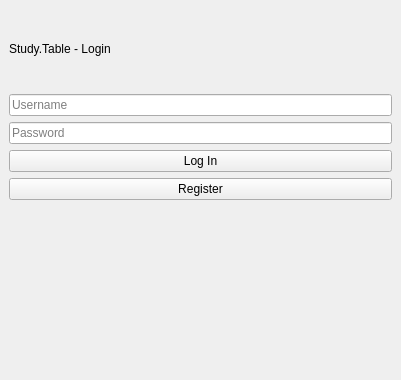
<?xml version="1.0" encoding="UTF-8"?>
<ui version="4.0">
 <class>LoginWindow</class>
 <widget class="QMainWindow" name="LoginWindow">
  <property name="geometry">
   <rect>
    <x>0</x>
    <y>0</y>
    <width>401</width>
    <height>380</height>
   </rect>
  </property>
  <property name="windowTitle">
   <string>Study.Table - Login</string>
  </property>
  <widget class="QWidget" name="centralwidget">
   <layout class="QVBoxLayout" name="verticalLayout">
    <item>
     <widget class="QLabel" name="titleLabel">
      <property name="text">
       <string>Study.Table - Login</string>
      </property>
     </widget>
    </item>
    <item>
     <widget class="QLineEdit" name="loginLineEdit">
      <property name="placeholderText">
       <string>Username</string>
      </property>
     </widget>
    </item>
    <item>
     <widget class="QLineEdit" name="passwordLineEdit">
      <property name="echoMode">
       <enum>QLineEdit::Password</enum>
      </property>
      <property name="placeholderText">
       <string>Password</string>
      </property>
     </widget>
    </item>
    <item>
     <widget class="QPushButton" name="loginButton">
      <property name="text">
       <string>Log In</string>
      </property>
     </widget>
    </item>
    <item>
     <widget class="QPushButton" name="openRegistrationButton">
      <property name="text">
       <string>Register</string>
      </property>
     </widget>
    </item>
    <item>
     <widget class="QLabel" name="hintLabel">
      <property name="text">
       <string/>
      </property>
     </widget>
    </item>
    <item>
     <widget class="QLabel" name="statusLabel">
      <property name="text">
       <string/>
      </property>
     </widget>
    </item>
   </layout>
  </widget>
 </widget>
 <resources/>
 <connections/>
</ui>
